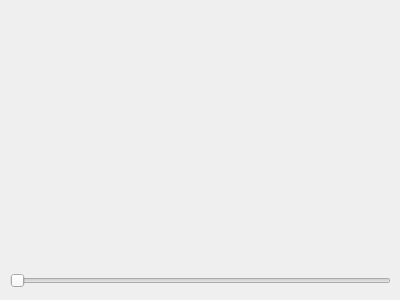
<?xml version="1.0" encoding="UTF-8"?>
<ui version="4.0">
 <class>IndicatorWidget</class>
 <widget class="QWidget" name="IndicatorWidget">
  <property name="geometry">
   <rect>
    <x>0</x>
    <y>0</y>
    <width>400</width>
    <height>300</height>
   </rect>
  </property>
  <property name="windowTitle">
   <string>Form</string>
  </property>
  <widget class="QSlider" name="slider">
   <property name="geometry">
    <rect>
     <x>10</x>
     <y>271</y>
     <width>381</width>
     <height>20</height>
    </rect>
   </property>
   <property name="orientation">
    <enum>Qt::Horizontal</enum>
   </property>
  </widget>
 </widget>
 <resources/>
 <connections/>
</ui>
